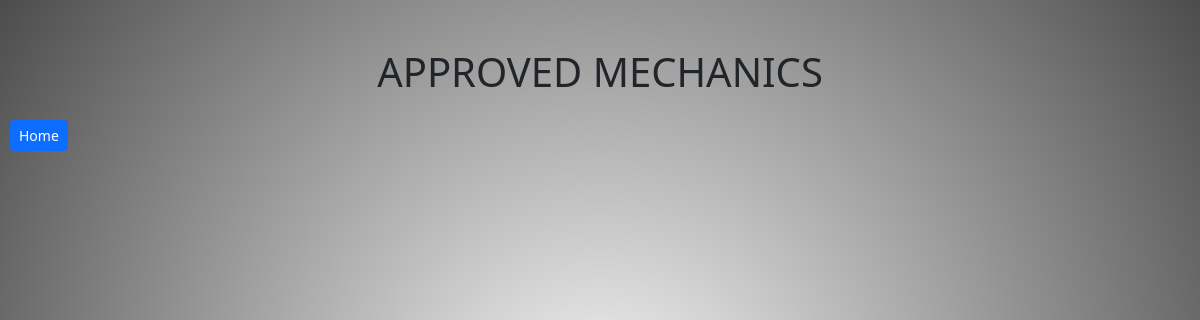
The app's page /approved-mechanics/, older data.
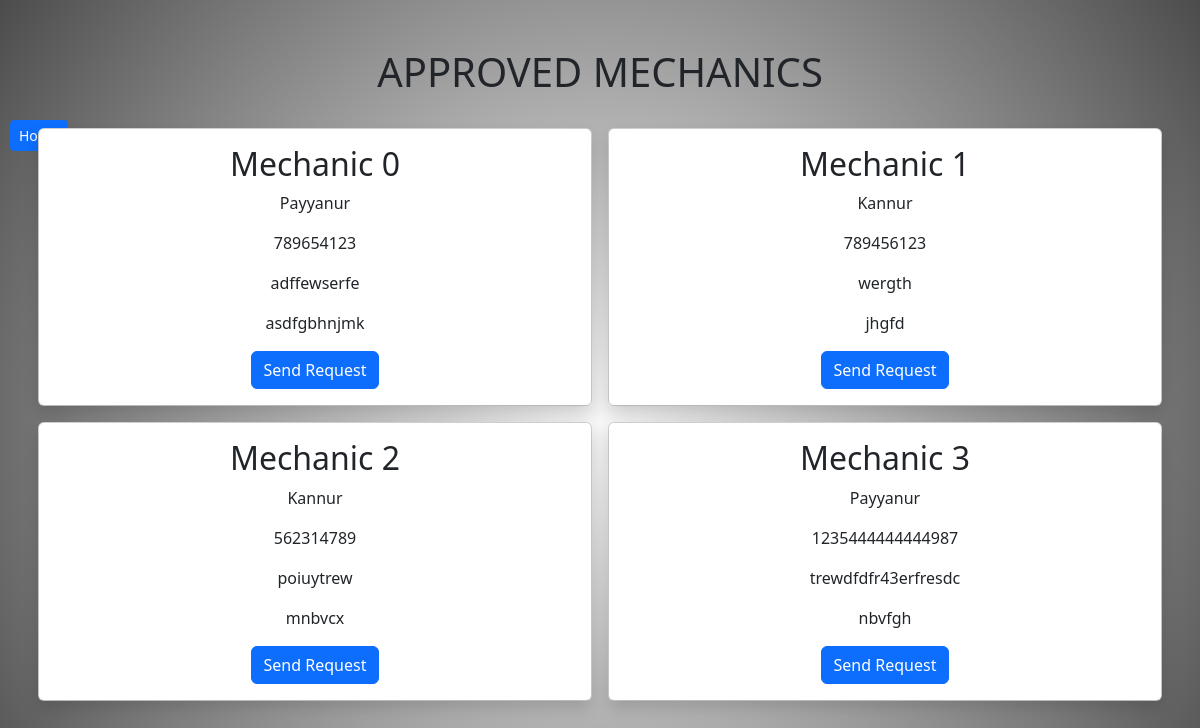
The same page, newer data.
### app/models.py (models this page shows, shortened)
class MechanicProfile(models.Model):
    user = models.OneToOneField(User, on_delete=models.CASCADE, related_name="mechanic_profile")
    name=models.CharField(max_length=100)
    location = models.ForeignKey(Location, on_delete=models.CASCADE, related_name="mechanic_location")
    phone = models.CharField(max_length=200)
    dob = models.DateField(null=True)
    skills = models.TextField()
    experience = models.CharField(max_length=200)
    STATUS_CHOICES = [
        ("approved", "Approved"),
        ("pending", "Pending"),
    ]
    status = models.CharField(max_length=200, choices=STATUS_CHOICES, default="pending")
    SPECIALIZATION_CHOICES = [
        ("two_wheeler", "Two Wheeler"),
        ("four_wheeler", "Four Wheeler"),
        ("heavy_vehicle", "Heavy Vehicle"),
    ]
    specialized_in = models.CharField(max_length=200, choices=SPECIALIZATION_CHOICES)
    bio = models.CharField(max_length=200)
    profile_pic = models.ImageField(upload_to="mech_pics",default='static/images/profile/default.jpg', blank=True, null=True)

class Location(models.Model):
    name=models.CharField(max_length=200)
    def __str__(self):
        return self.name

### app/views.py (the view)
# urls.py: path('approved-mechanics/', ApprovedMechanicListView.as_view(), name='approved_mechanics'),
class ApprovedMechanicListView(ListView):
    model = MechanicProfile
    template_name = 'approved_mechanic.html'
    context_object_name = 'mechanics'
    def get_queryset(self):
        return MechanicProfile.objects.filter(status='approved')

### app/templates/approved_mechanic.html (shortened to what this page needs)
<!DOCTYPE html>
<html lang="en">
<head>
    <link href="https://cdn.jsdelivr.net/npm/bootstrap@5.3.3/dist/css/bootstrap.min.css" rel="stylesheet">
</head>
<body class="vh-100" style="background: rgb(241, 239, 240);
background: radial-gradient(circle, rgb(248, 247, 247) 0%, rgb(76, 76, 77) 100%);">
<a href="{% url 'home' %}" class="btn btn-primary btn-sm" style="position: absolute; top: 120px; left: 10px;"> Home</a>
    <div class="container mt-5">
        <div class="text-center my-3">
            <h1>APPROVED MECHANICS</h1>
        </div>
        <div class="row">
            {% for mechanic in mechanics %}
            <div class="col-sm-6 mb-3 mb-sm-0 g-3">
            <form action="{%url 'create_req' mechanic.id %}" class="card">
                <div class="card-body border border-0 text-center shadow">
                    <h2 class="card-title">{{mechanic.name}}</h2>
                    <p class="card-text">{{mechanic.location}}</p>
                    <p class="card-text">{{mechanic.phone}}</p>
                    <p class="card-text">{{mechanic.skills}}</p>
                    <p class="card-text">{{mechanic.experience}}</p>
                    <button type="submit" class="btn btn-primary">Send Request</button>
                </div>
            </form>
            </div>
            {% endfor %}
        </div>
    </div>
</body>
</html>

Row changes from the older to the newer data that the page shows:
added MechanicProfile: name "Mechanic 0", location "Payyanur", phone "789654123", skills "adffewserfe", experience "asdfgbhnjmk"
added MechanicProfile: name "Mechanic 1", location "Kannur", phone "789456123", skills "wergth", experience "jhgfd"
added MechanicProfile: name "Mechanic 2", location "Kannur", phone "562314789", skills "poiuytrew", experience "mnbvcx"
added MechanicProfile: name "Mechanic 3", location "Payyanur", phone "1235444444444987", skills "trewdfdfr43erfresdc", experience "nbvfgh"
